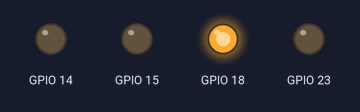
A program run on a simulated Raspberry Pi (BCM pin numbers). On the bench: output pins drawn as LEDs (lit = HIGH). At 11.7 s the program stops and its outputs stay as they are.

Above: at 0.15 s.
At 1.35 s:
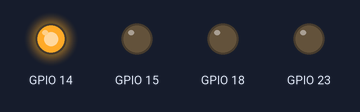
At 3.15 s:
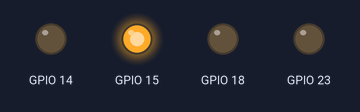
At 6.15 s:
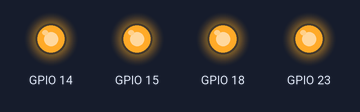
At 9.15 s:
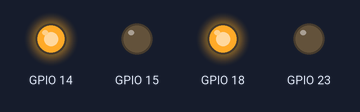
At 11.8 s:
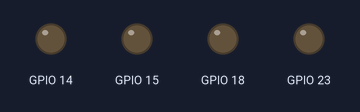
Timing chart, 0 to 13.2 s (numbered marks = the images above):
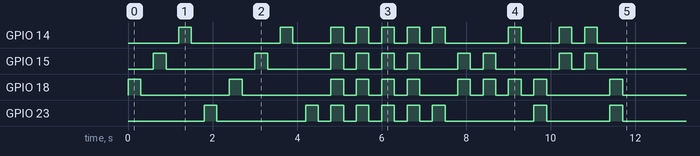

Measured:
- by itself, GPIO 14: LOW → HIGH at 1.2 s, → LOW 0.30 s later, → HIGH 2.1 s later, → LOW 0.30 s later, … (20 changes in this stretch)
- by itself, GPIO 15: LOW → HIGH at 0.60 s, → LOW 0.30 s later, → HIGH 2.1 s later, → LOW 0.30 s later, … (20 changes in this stretch)
- by itself, GPIO 18: LOW → HIGH at 0.00 s, → LOW 0.30 s later, → HIGH 2.1 s later, → LOW 0.30 s later, … (22 changes in this stretch)
- by itself, GPIO 23: LOW → HIGH at 1.8 s, → LOW 0.30 s later, → HIGH 2.1 s later, → LOW 0.30 s later, … (18 changes in this stretch)

The program:

gpio.py
```python
import RPi.GPIO as GPIO
import time
GPIO.setmode(GPIO.BCM)
GPIO.setwarnings(False)
GPIO.setup(18,GPIO.OUT)
GPIO.setup(15,GPIO.OUT)
GPIO.setup(14,GPIO.OUT)
GPIO.setup(23,GPIO.OUT)
GPIO.output(18,GPIO.LOW)
GPIO.output(15,GPIO.LOW)
GPIO.output(14,GPIO.LOW)
GPIO.output(23,GPIO.LOW)
GPIO.output(18,GPIO.HIGH)
time.sleep(.3)
GPIO.output(18,GPIO.LOW)
time.sleep(.3)
GPIO.output(15,GPIO.HIGH)
time.sleep(.3)
GPIO.output(15,GPIO.LOW)
time.sleep(.3)
GPIO.output(14,GPIO.HIGH)
time.sleep(.3)
GPIO.output(14,GPIO.LOW)
time.sleep(.3)
GPIO.output(23,GPIO.HIGH)
time.sleep(.3)
GPIO.output(23,GPIO.LOW)
time.sleep(.3)
GPIO.output(18,GPIO.HIGH)
time.sleep(.3)
GPIO.output(18,GPIO.LOW)
time.sleep(.3)
GPIO.output(15,GPIO.HIGH)
time.sleep(.3)
GPIO.output(15,GPIO.LOW)
time.sleep(.3)
GPIO.output(14,GPIO.HIGH)
time.sleep(.3)
GPIO.output(14,GPIO.LOW)
time.sleep(.3)
GPIO.output(23,GPIO.HIGH)
time.sleep(.3)
GPIO.output(23,GPIO.LOW)
time.sleep(.3)
GPIO.output(18,GPIO.HIGH)
GPIO.output(15,GPIO.HIGH)
GPIO.output(14,GPIO.HIGH)
GPIO.output(23,GPIO.HIGH)
time.sleep(.3)
GPIO.output(18,GPIO.LOW)
GPIO.output(15,GPIO.LOW)
GPIO.output(14,GPIO.LOW)
GPIO.output(23,GPIO.LOW)
time.sleep(.3)
GPIO.output(18,GPIO.HIGH)
GPIO.output(15,GPIO.HIGH)
GPIO.output(14,GPIO.HIGH)
GPIO.output(23,GPIO.HIGH)
time.sleep(.3)
GPIO.output(18,GPIO.LOW)
GPIO.output(15,GPIO.LOW)
GPIO.output(14,GPIO.LOW)
GPIO.output(23,GPIO.LOW)
time.sleep(.3)
GPIO.output(18,GPIO.HIGH)
GPIO.output(15,GPIO.HIGH)
GPIO.output(14,GPIO.HIGH)
GPIO.output(23,GPIO.HIGH)
time.sleep(.3)
GPIO.output(18,GPIO.LOW)
GPIO.output(15,GPIO.LOW)
GPIO.output(14,GPIO.LOW)
GPIO.output(23,GPIO.LOW)
time.sleep(.3)
GPIO.output(18,GPIO.HIGH)
GPIO.output(15,GPIO.HIGH)
GPIO.output(14,GPIO.HIGH)
GPIO.output(23,GPIO.HIGH)
time.sleep(.3)
GPIO.output(18,GPIO.LOW)
GPIO.output(15,GPIO.LOW)
GPIO.output(14,GPIO.LOW)
GPIO.output(23,GPIO.LOW)
time.sleep(.3)
GPIO.output(14,GPIO.HIGH)
GPIO.output(23,GPIO.HIGH)
time.sleep(.3)
GPIO.output(14,GPIO.LOW)
GPIO.output(23,GPIO.LOW)
time.sleep(.3)
GPIO.output(15,GPIO.HIGH)
GPIO.output(18,GPIO.HIGH)
time.sleep(.3)
GPIO.output(15,GPIO.LOW)
GPIO.output(18,GPIO.LOW)
time.sleep(.3)
GPIO.output(15,GPIO.HIGH)
GPIO.output(18,GPIO.HIGH)
time.sleep(.3)
GPIO.output(15,GPIO.LOW)
GPIO.output(18,GPIO.LOW)
time.sleep(.3)
GPIO.output(14,GPIO.HIGH)
GPIO.output(18,GPIO.HIGH)
time.sleep(.3)
GPIO.output(14,GPIO.LOW)
GPIO.output(18,GPIO.LOW)
time.sleep(.3)
GPIO.output(23,GPIO.HIGH)
GPIO.output(18,GPIO.HIGH)
time.sleep(.3)
GPIO.output(23,GPIO.LOW)
GPIO.output(18,GPIO.LOW)
time.sleep(.3)
GPIO.output(15,GPIO.HIGH)
GPIO.output(14,GPIO.HIGH)
time.sleep(.3)
GPIO.output(15,GPIO.LOW)
GPIO.output(14,GPIO.LOW)
time.sleep(.3)
GPIO.output(15,GPIO.HIGH)
GPIO.output(14,GPIO.HIGH)
time.sleep(.3)
GPIO.output(15,GPIO.LOW)
GPIO.output(14,GPIO.LOW)
time.sleep(.3)
GPIO.output(23,GPIO.HIGH)
GPIO.output(18,GPIO.HIGH)
time.sleep(.3)
GPIO.output(23,GPIO.LOW)
GPIO.output(18,GPIO.LOW)
```
